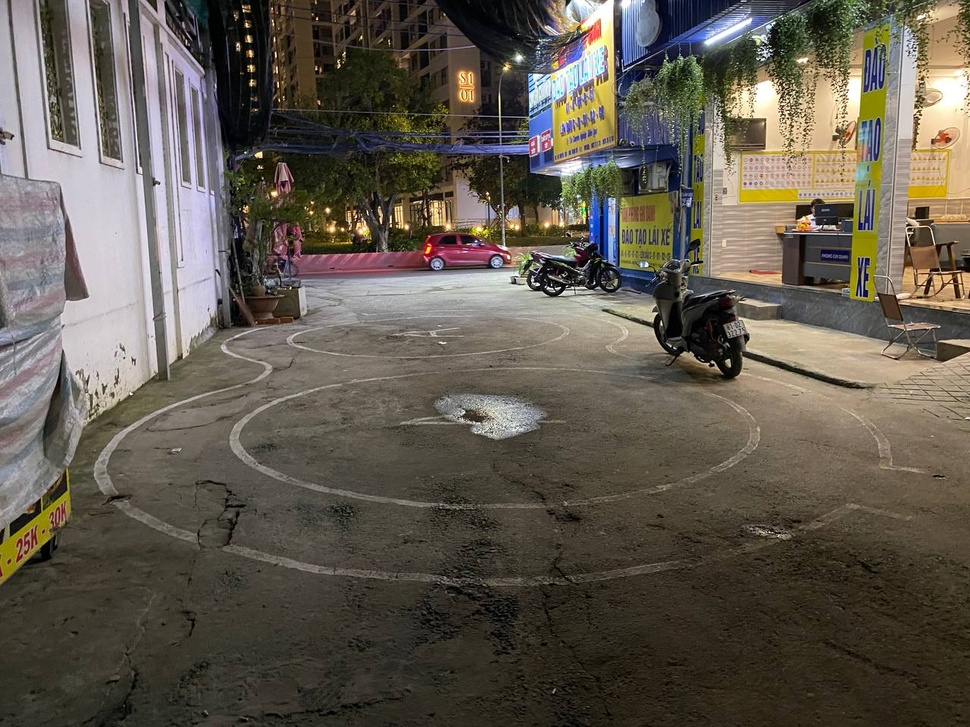
#> input picture debug/data/test.jpg, 970 x 727 px, shrunk from 1280 x 960 before the run, found by its file name
$ python demo_wheel_touch_line.py
#> lines starting #> are read from the running program, lines starting #| are printed output that depends on the picture; after the words box and inside, x2 and y2 are one past the last pixel; in counts of white or black regions, pixels touching at a corner belong together
import cv2
import numpy as np

# ================= CẤU HÌNH =================
IMAGE_PATH = "data/test.jpg"  # đổi lại path ảnh của bạn nếu khác
WHEEL_RADIUS = 15                   # bán kính "bánh xe ảo" (pixel)
TOUCH_THRESH_RATIO = 0.10           # tỉ lệ pixel vạch để coi là chạm
# ============================================


def detect_line_mask(frame):
    """
    Dò vạch sơn vòng 8, trả về ảnh nhị phân line_mask:
    - 255 = pixel thuộc vạch
    -   0 = nền
    """
    h, w = frame.shape[:2]

    gray = cv2.cvtColor(frame, cv2.COLOR_BGR2GRAY)

    # Tăng tương phản cục bộ để vạch nổi bật hơn
    clahe = cv2.createCLAHE(clipLimit=2.0, tileGridSize=(8, 8))
    gray_eq = clahe.apply(gray)

    # Top-hat: nhấn các chi tiết sáng mỏng (vạch sơn)
    kernel_size = 81
    kernel_tophat = cv2.getStructuringElement(
        cv2.MORPH_ELLIPSE, (kernel_size, kernel_size)
    )
    tophat = cv2.morphologyEx(gray_eq, cv2.MORPH_TOPHAT, kernel_tophat)

    # Otsu threshold → nhị phân
    _, mask = cv2.threshold(
        tophat, 0, 255, cv2.THRESH_BINARY + cv2.THRESH_OTSU
    )

    # Chỉ giữ nửa dưới ảnh (vòng 8)
    roi_mask = np.zeros_like(mask)
    roi_mask[int(h * 0.4):, :] = 255
    mask = cv2.bitwise_and(mask, roi_mask)

    # Mượt + CLOSE để nối liền vạch
    mask = cv2.GaussianBlur(mask, (5, 5), 0)
    kernel_close = np.ones((5, 5), np.uint8)
    mask = cv2.morphologyEx(mask, cv2.MORPH_CLOSE, kernel_close, iterations=2)

    return mask


def is_touching_line(cx, cy, line_mask,
                     radius=WHEEL_RADIUS,
                     thresh_ratio=TOUCH_THRESH_RATIO):
    h, w = line_mask.shape[:2]
    if cx < 0 or cy < 0 or cx >= w or cy >= h:
        return False, 0.0

    x0 = max(0, cx - radius)
    x1 = min(w - 1, cx + radius)
    y0 = max(0, cy - radius)
    y1 = min(h - 1, cy + radius)

    patch = line_mask[y0:y1+1, x0:x1+1]
    if patch.size == 0:
        return False, 0.0

    ph, pw = patch.shape[:2]
    cx_local = pw // 2
    cy_local = ph // 2

    yy, xx = np.ogrid[:ph, :pw]
    circle_mask = (xx - cx_local)**2 + (yy - cy_local)**2 <= radius**2

    white = np.count_nonzero(patch[circle_mask])
    ratio = white / circle_mask.sum()

    return (ratio > thresh_ratio), ratio


def main():
    frame = cv2.imread(IMAGE_PATH)
#> frame is the input picture: shape (727, 970, 3); mean B, G, R 79.6, 90.5, 97.4
    if frame is None:
        print("Không đọc được ảnh:", IMAGE_PATH)
        return

    line_mask = detect_line_mask(frame)
#> in detect_line_mask, `gray = cv2.cvtColor(frame, cv2.COLOR_BGR2GRAY)`:
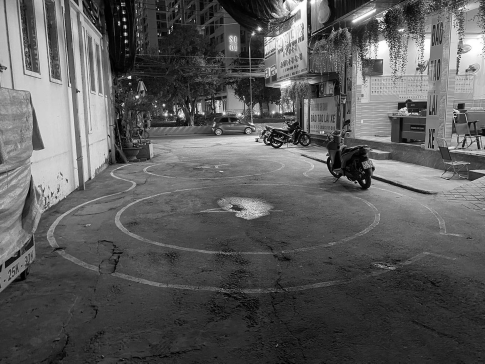
#> gray: shape (727, 970) (shown at 1/2 size); min 0, max 255, mean 91.3
#> in detect_line_mask, `gray_eq = clahe.apply(gray)`:
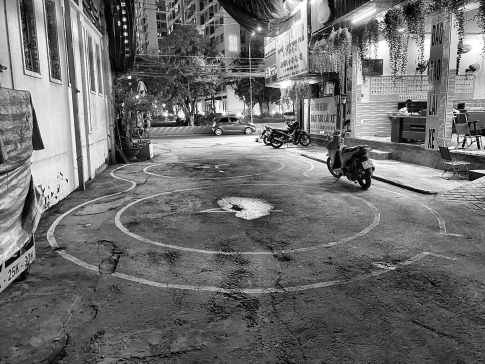
#> gray_eq: shape (727, 970) (shown at 1/2 size); min 0, max 255, mean 110.2
#> in detect_line_mask, `tophat = cv2.morphologyEx(gray_eq, cv2.MORPH_TOPHAT, kernel_tophat)`:
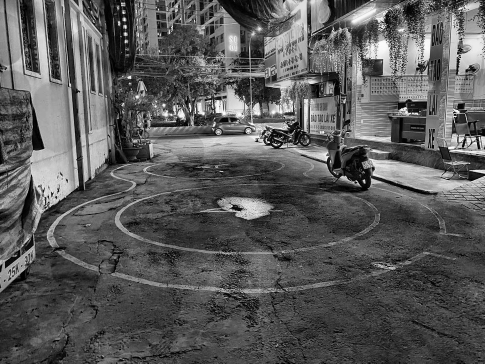
#> tophat: shape (727, 970) (shown at 1/2 size); min 0, max 255, mean 90.2
#> in detect_line_mask, `_, mask = cv2.threshold( tophat, 0, 255, cv2.THRESH_BINARY + cv2.THRES..`:
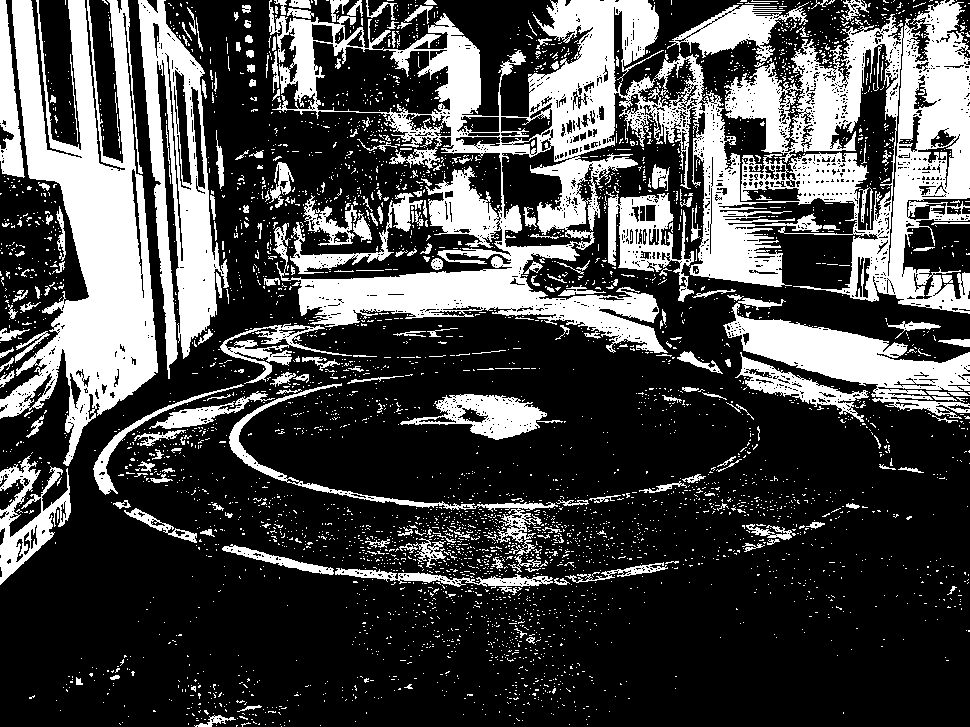
#> mask: shape (727, 970); 28.6% white; 4226 white regions (3975 under 20 px), largest, box (x1, y1, x2, y2) and area: (269, 0, 970, 353) 87232, (0, 0, 158, 466) 32165, (138, 0, 229, 379) 13547
#> in detect_line_mask, `mask = cv2.morphologyEx(mask, cv2.MORPH_CLOSE, kernel_close, iteration..`:
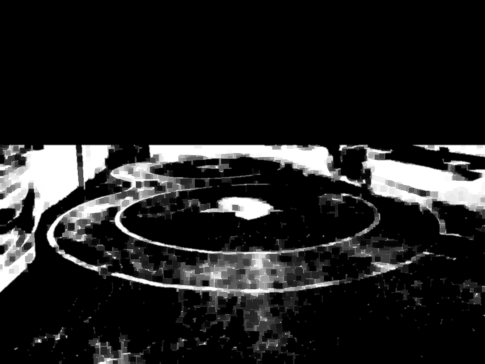
#> mask: shape (727, 970) (shown at 1/2 size); min 0, max 255, mean 32.8

    # Vị trí bánh xe ảo (ban đầu cho ở giữa màn, bạn có thể click để đổi)
    h, w = frame.shape[:2]
    wheel_pos = [w // 2, int(h * 0.7)]

    prev_touch = False
    hit_count = 0

    window_name = "Wheel demo - click de dat banh xe"
    cv2.namedWindow(window_name, cv2.WINDOW_NORMAL)

    # Mouse callback: click trái để đặt bánh xe
    # [4 lines left out: function on_mouse, not called in this run]

    cv2.setMouseCallback(window_name, on_mouse)

    while True:
        vis = frame.copy()

        cx, cy = wheel_pos
        touching, ratio = is_touching_line(cx, cy, line_mask)
#> in is_touching_line, `patch = line_mask[y0:y1+1, x0:x1+1]`:
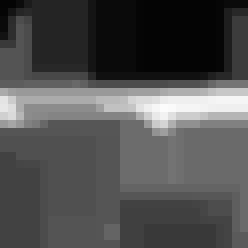
#> patch: shape (31, 31) (shown 8 times larger); min 4, max 252, mean 80
#> in is_touching_line, `white = np.count_nonzero(patch[circle_mask])`: white = 709
#> in is_touching_line, `ratio = white / circle_mask.sum()`: ratio = 1
#> touching = True; ratio = 1

        # State transition: FREE -> TOUCH
        if touching and not prev_touch:
            hit_count += 1
        prev_touch = touching
#> prev_touch = True

        # Vẽ bánh xe ảo
        color = (0, 0, 255) if touching else (0, 255, 0)  # đỏ = chạm, xanh = free
#> color = (0, 0, 255)
        cv2.circle(vis, (cx, cy), WHEEL_RADIUS, color, 2)
#> vis: shape (727, 970, 3); 0.04% of pixels changed, all inside (x1, y1, x2, y2) = (469, 492, 502, 525)
        cv2.circle(vis, (cx, cy), 3, color, -1)
#> vis: shape (727, 970, 3); mean B, G, R 79.6, 90.4, 97.5

        # Vẽ text debug
        status_text = "TOUCH" if touching else "FREE"
#> status_text = 'TOUCH'
        cv2.putText(
            vis,
            f"STATUS: {status_text}  ratio={ratio:.3f}  hits={hit_count}",
            (20, 40),
            cv2.FONT_HERSHEY_SIMPLEX,
            0.9,
            (0, 255, 255),
            2,
            cv2.LINE_AA,
        )
        cv2.putText(
            vis,
            "LEFT CLICK de dat banh xe o vi tri moi",
            (20, 70),
            cv2.FONT_HERSHEY_SIMPLEX,
            0.7,
            (255, 255, 255),
            2,
            cv2.LINE_AA,
        )

        # Hiển thị frame + mask song song
        mask_bgr = cv2.cvtColor(line_mask, cv2.COLOR_GRAY2BGR)
        stacked = np.hstack((vis, mask_bgr))
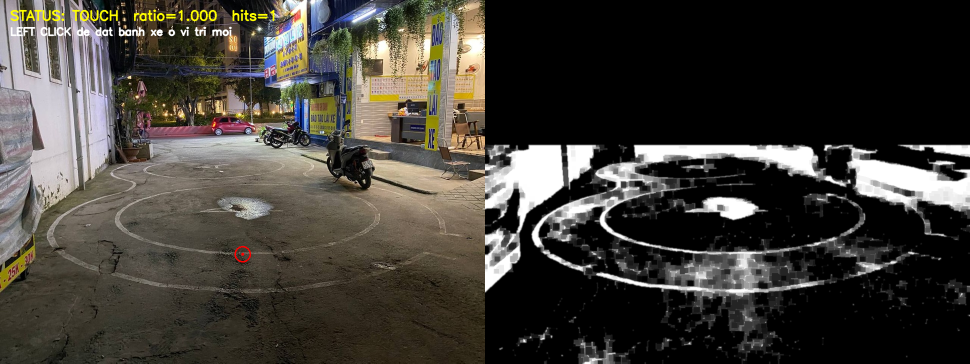
#> stacked: shape (727, 1940, 3) (shown at 1/2 size); mean B, G, R 56.4, 62.5, 66

        cv2.imshow(window_name, stacked)

        key = cv2.waitKey(30) & 0xFF
#> (key q is pressed here)
        if key in (27, ord("q")):
            break
        # optional: nhấn 'r' để reset đếm
        if key in (ord("r"), ord("R")):
            hit_count = 0

    cv2.destroyAllWindows()


if __name__ == "__main__":
    main()

$ run again, with debug/data/aaaaa.jpg copied over debug/data/test.jpg
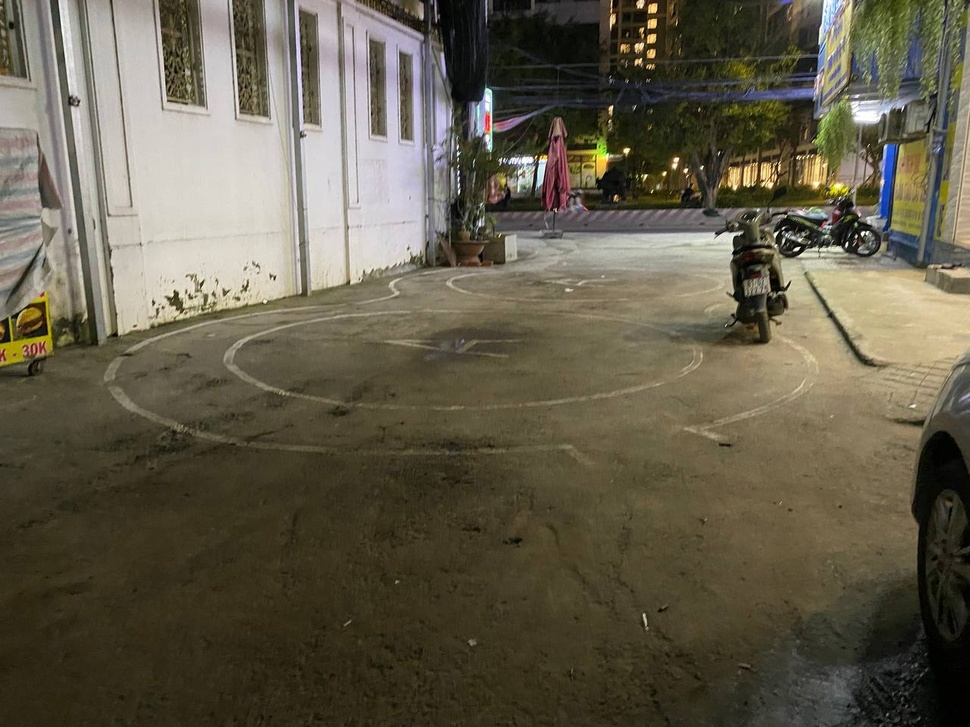
#> input picture debug/data/aaaaa.jpg, 970 x 727 px, shrunk from 1280 x 960 before the run, found by its file name
#> in main, frame is the input picture: shape (727, 970, 3); mean B, G, R 74.9, 92.6, 98.9
#> in detect_line_mask, `mask = cv2.morphologyEx(mask, cv2.MORPH_CLOSE, kernel_close, iteration..`:
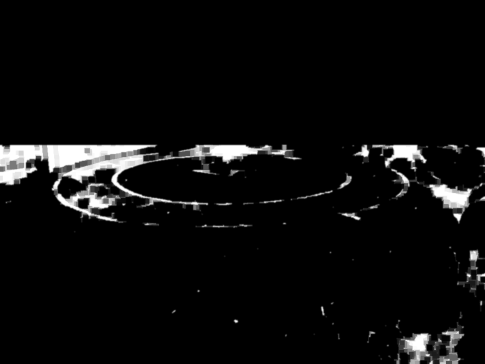
#> mask: shape (727, 970) (shown at 1/2 size); min 0, max 255, mean 12
#> patch: shape (31, 31); every value is 0
#> white = 0
#> in main, `touching, ratio = is_touching_line(cx, cy, line_mask)`: touching = False; ratio = 0
#> prev_touch = False
#> color = (0, 255, 0)
#> status_text = 'FREE'
#> in main, `stacked = np.hstack((vis, mask_bgr))`:
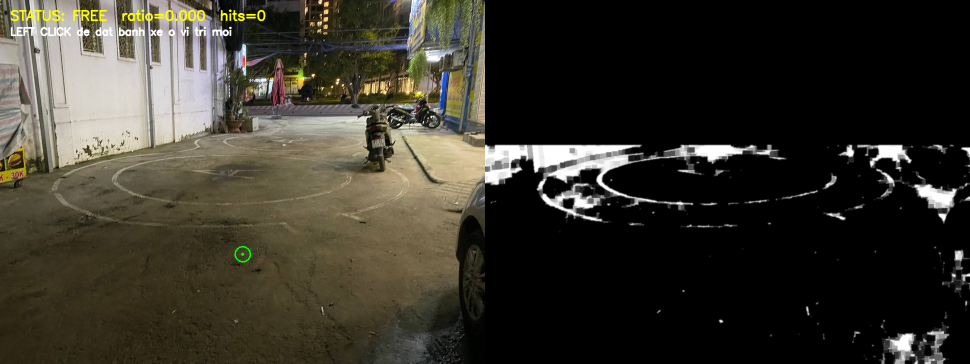
#> stacked: shape (727, 1940, 3) (shown at 1/2 size); mean B, G, R 43.5, 53.1, 56.1

$ run again, with debug/data/aaaaaaaa.jpg copied over debug/data/test.jpg
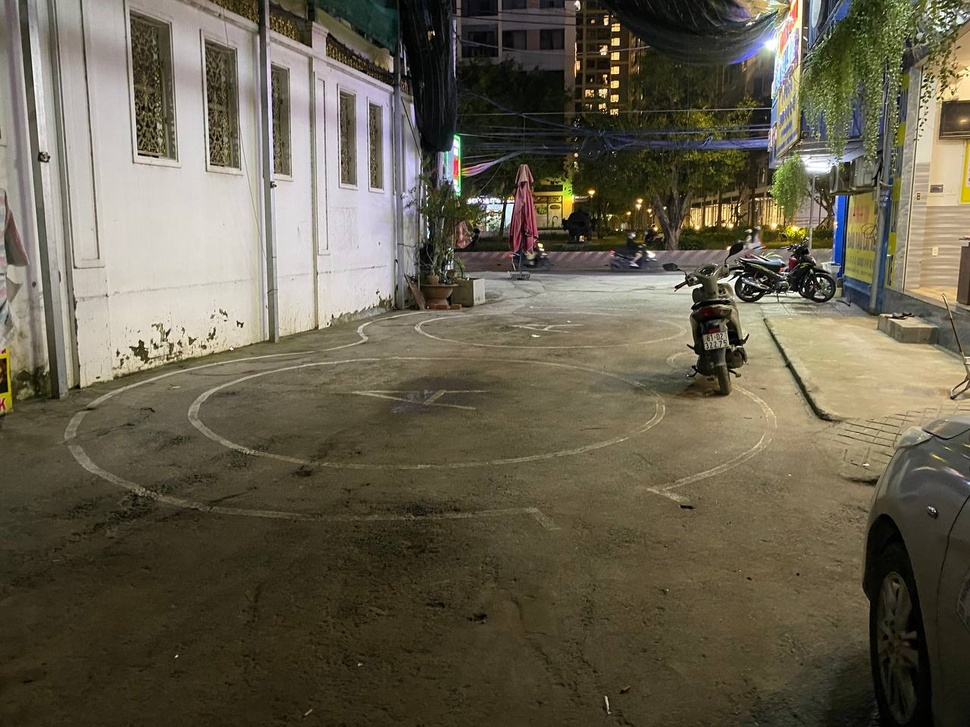
#> input picture debug/data/aaaaaaaa.jpg, 970 x 727 px, shrunk from 1280 x 960 before the run, found by its file name
#> in main, frame is the input picture: shape (727, 970, 3); mean B, G, R 77.5, 95.2, 101.8
#> in detect_line_mask, `_, mask = cv2.threshold( tophat, 0, 255, cv2.THRESH_BINARY + cv2.THRES..`:
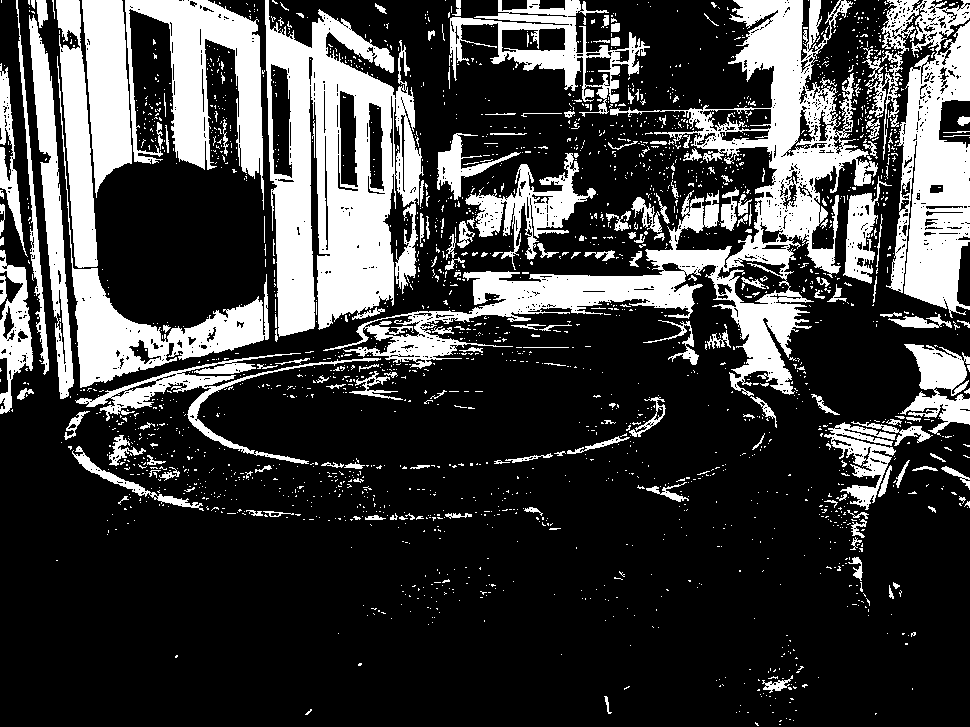
#> mask: shape (727, 970); 25% white; 2324 white regions (2127 under 20 px), largest, box (x1, y1, x2, y2) and area: (323, 0, 878, 396) 36885, (265, 0, 424, 337) 30779, (881, 0, 970, 318) 16594
#> white = 394
#> in is_touching_line, `ratio = white / circle_mask.sum()`: ratio = 0.556
#> in main, `touching, ratio = is_touching_line(cx, cy, line_mask)`: touching = True; ratio = 0.556
#> prev_touch = True
#> color = (0, 0, 255)
#> status_text = 'TOUCH'
#> in main, `stacked = np.hstack((vis, mask_bgr))`:
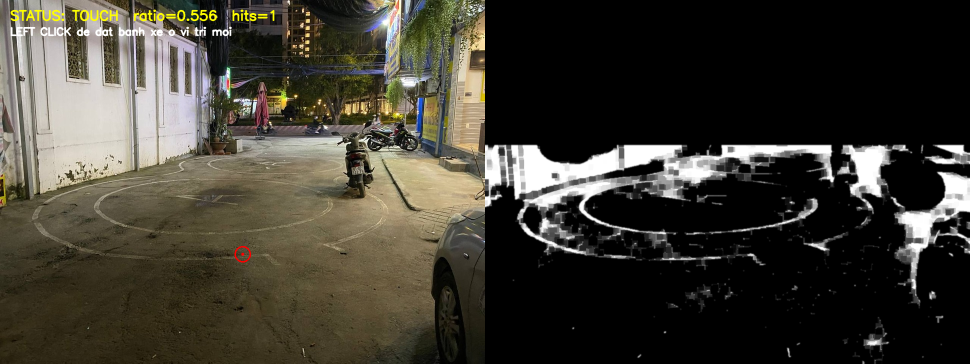
#> stacked: shape (727, 1940, 3) (shown at 1/2 size); mean B, G, R 50.5, 60, 63.4
